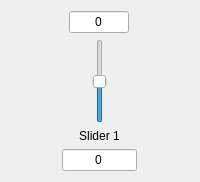
        <widget class="QWidget" name="wgt_sld_1" native="true">
         <property name="sizePolicy">
          <sizepolicy hsizetype="Minimum" vsizetype="Preferred">
           <horstretch>0</horstretch>
           <verstretch>0</verstretch>
          </sizepolicy>
         </property>
         <layout class="QGridLayout" name="gridLayout">
          <property name="sizeConstraint">
           <enum>QLayout::SetMinimumSize</enum>
          </property>
          <item row="0" column="0" alignment="Qt::AlignHCenter">
           <widget class="QLineEdit" name="lnEdit_gain_slider_1">
            <property name="sizePolicy">
             <sizepolicy hsizetype="Minimum" vsizetype="Fixed">
              <horstretch>0</horstretch>
              <verstretch>0</verstretch>
             </sizepolicy>
            </property>
            <property name="minimumSize">
             <size>
              <width>50</width>
              <height>0</height>
             </size>
            </property>
            <property name="maximumSize">
             <size>
              <width>60</width>
              <height>16777215</height>
             </size>
            </property>
            <property name="text">
             <string>0</string>
            </property>
            <property name="alignment">
             <set>Qt::AlignCenter</set>
            </property>
            <property name="readOnly">
             <bool>true</bool>
            </property>
           </widget>
          </item>
          <item row="1" column="0">
           <layout class="QVBoxLayout" name="verticalLayout">
            <item alignment="Qt::AlignHCenter">
             <widget class="QSlider" name="slider1">
              <property name="minimum">
               <number>-30</number>
              </property>
              <property name="maximum">
               <number>30</number>
              </property>
              <property name="singleStep">
               <number>1</number>
              </property>
              <property name="value">
               <number>0</number>
              </property>
              <property name="orientation">
               <enum>Qt::Vertical</enum>
              </property>
             </widget>
            </item>
            <item>
             <widget class="QLabel" name="label_slider1">
              <property name="sizePolicy">
               <sizepolicy hsizetype="Minimum" vsizetype="Preferred">
                <horstretch>0</horstretch>
                <verstretch>0</verstretch>
               </sizepolicy>
              </property>
              <property name="text">
               <string>Slider 1</string>
              </property>
              <property name="alignment">
               <set>Qt::AlignCenter</set>
              </property>
             </widget>
            </item>
           </layout>
          </item>
          <item row="2" column="0">
           <widget class="QLineEdit" name="lnEdit_freq_slider_1">
            <property name="sizePolicy">
             <sizepolicy hsizetype="Minimum" vsizetype="Fixed">
              <horstretch>0</horstretch>
              <verstretch>0</verstretch>
             </sizepolicy>
            </property>
            <property name="minimumSize">
             <size>
              <width>75</width>
              <height>0</height>
             </size>
            </property>
            <property name="maximumSize">
             <size>
              <width>60</width>
              <height>16777215</height>
             </size>
            </property>
            <property name="inputMask">
             <string/>
            </property>
            <property name="text">
             <string>0</string>
            </property>
            <property name="alignment">
             <set>Qt::AlignCenter</set>
            </property>
            <property name="readOnly">
             <bool>true</bool>
            </property>
           </widget>
          </item>
         </layout>
        </widget>
